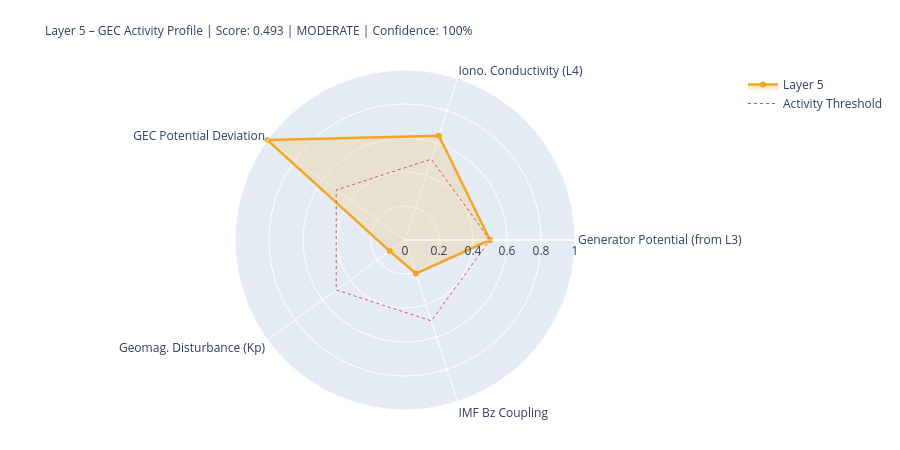

The notebook cell saved with this chart:
### Markdown cell above
---
## 5. State Assessment & Handoff to Layer 6

### Code cell
# ============================================================
# LAYER-5-SCORE
# ============================================================

# Components
# 1) Generator activity (Layer-3-driven)
gen_score = norm(generator_strength, 0.3, 2.0)
gen_src   = 'from_layer3' if l3_thunder_score is not None else 'estimated'

# 2) Ionospheric conductivity (Layer-4-driven)
iono_score = norm(iono_cond_factor, 0.7, 1.4)
iono_src   = 'from_layer4' if l4_ioniz is not None else 'estimated'

# 3) GEC potential deviation from reference
pot_score = norm(abs(delta_V_pct), 0, 30)  # 0 = at reference, 1 = 30% deviation
pot_src   = 'derived'

# 4) Geomagnetic disturbance (Kp) – modulates vertical currents
kp_score = norm(kp_val, 0, 9)
kp_src   = 'primary' if kp_now is not None else 'from_layer4'

# 5) IMF Bz coupling (southward = stronger M-I coupling → GEC influence)
bz_score = norm(-(bz_now or 0), -5, 30) if bz_now is not None else None
bz_src   = 'primary' if bz_now is not None else 'missing'

COMPONENTS = {
    'Generator Potential (from L3)':  {'score': gen_score,   'source': 'derived_from_layer3', 'dynamic': True},
    'Iono. Conductivity (L4)':      {'score': iono_score,  'source': iono_src, 'dynamic': True},
    'GEC Potential Deviation':      {'score': pot_score,   'source': pot_src,  'dynamic': True},
    'Geomag. Disturbance (Kp)':         {'score': kp_score,    'source': kp_src,   'dynamic': True},
    'IMF Bz Coupling':               {'score': bz_score,    'source': bz_src,   'dynamic': True},
}

available   = {k: v['score'] for k, v in COMPONENTS.items() if v['score'] is not None}
unavailable = [k for k, v in COMPONENTS.items() if v['score'] is None]
layer5_score = round(sum(available.values()) / len(available), 4) if available else None
confidence   = round(len(available) / len(COMPONENTS), 2)
level = ('unknown' if layer5_score is None
         else 'quiet'   if layer5_score < 0.3
         else 'moderate' if layer5_score < 0.6
         else 'active')
dominant_l5 = max(available, key=available.get) if available else 'none'

# Kp consistency: separate 1-min raw value from score value
kp_1m_raw   = kp_now          # directly from API (can be 0.0 during live measurement)
kp_for_score = kp_val          # from Layer-0 context or estimated value if needed
kp_score_src = kp_src

W = 68
print('=' * W)
print('LAYER 5 – GLOBAL ELECTRIC CIRCUIT – STATE ASSESSMENT')
print('=' * W)
for name, comp in COMPONENTS.items():
    s = comp['score']
    if s is not None:
        bar = '█' * int(s*20) + '░' * (20-int(s*20))
        print(f'  {name:<34} {bar}  {s:.3f}  [{comp["source"]}]')
    else:
        print(f'  {name:<34} {"─"*20}  n/a   [missing]')
print('-' * W)
print(f'  Score:         {layer5_score:.3f}  ({len(available)}/{len(COMPONENTS)} components)')
print(f'  Confidence:    {confidence:.0%}')
print(f'  Level:         {level.upper()}')
print(f'  Dominant:      {dominant_l5}')
print(f'  V_iono:        {V_iono_mod:.1f} kV  (Δ {delta_V_pct:+.1f}% vs. Ref)')
print(f'  I_total:       {I_total_mod:.1f} A   (Δ {delta_I_pct:+.1f}% vs. Ref)')
print('=' * W)

# Radar
cats   = list(available.keys())
vals_r = list(available.values())
if len(cats) >= 3:
    fig = go.Figure()
    fig.add_trace(go.Scatterpolar(
        r=vals_r + [vals_r[0]], theta=cats + [cats[0]],
        fill='toself', fillcolor='rgba(242,166,35,0.18)',
        line=dict(color='#F2A623', width=2.5), name='Layer 5'
    ))
    fig.add_trace(go.Scatterpolar(
        r=[0.5]*(len(cats)+1), theta=cats+[cats[0]],
        line=dict(color='#E24B4A', dash='dot', width=1),
        mode='lines', name='Activity Threshold'
    ))
    fig.update_layout(
        title=dict(
            text=f'Layer 5 – GEC Activity Profile | Score: {layer5_score:.3f} | {level.upper()} | Confidence: {confidence:.0%}',
            font=dict(size=12)
        ),
        polar=dict(radialaxis=dict(visible=True, range=[0,1])),
        height=450, showlegend=True,
        margin=dict(l=80, r=80, t=70, b=40)
    )
    fig.show()

### Figure 1 — Plotly figure (JSON) as saved in the notebook; plotly's stock layout.template omitted (floating-point values rounded to 4 significant figures)
{"data": [{"fill": "toself", "fillcolor": "rgba(242,166,35,0.18)", "line": {"color": "#F2A623", "width": 2.5}, "name": "Layer 5", "r": [0.5, 0.6454, 1.0, 0.1111, 0.2074, 0.5], "theta": ["Generator Potential (from L3)", "Iono. Conductivity (L4)", "GEC Potential Deviation", "Geomag. Disturbance (Kp)", "IMF Bz Coupling", "Generator Potential (from L3)"], "type": "scatterpolar"}, {"line": {"color": "#E24B4A", "dash": "dot", "width": 1}, "mode": "lines", "name": "Activity Threshold", "r": [0.5, 0.5, 0.5, 0.5, 0.5, 0.5], "theta": ["Generator Potential (from L3)", "Iono. Conductivity (L4)", "GEC Potential Deviation", "Geomag. Disturbance (Kp)", "IMF Bz Coupling", "Generator Potential (from L3)"], "type": "scatterpolar"}], "layout": {"height": 450, "margin": {"b": 40, "l": 80, "r": 80, "t": 70}, "polar": {"radialaxis": {"range": [0, 1], "visible": true}}, "showlegend": true, "title": {"font": {"size": 12}, "text": "Layer 5 – GEC Activity Profile | Score: 0.493 | MODERATE | Confidence: 100%"}}}
